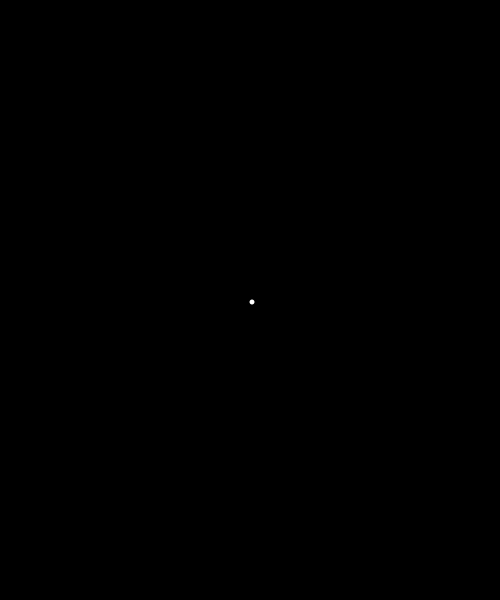
Frame 1 (no input)
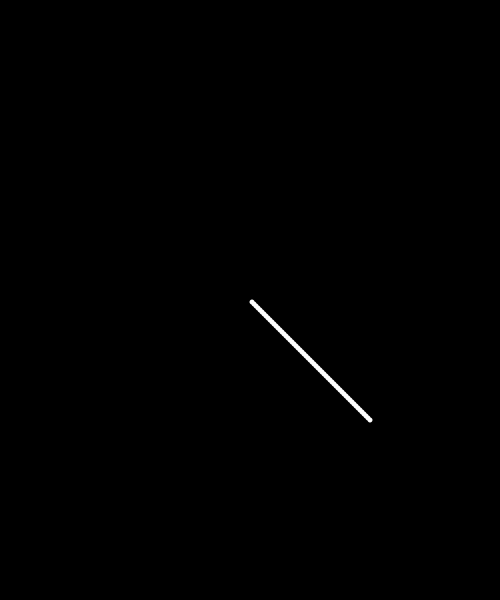
Frame 60 (the mouse pressed at the canvas centre just before this capture)
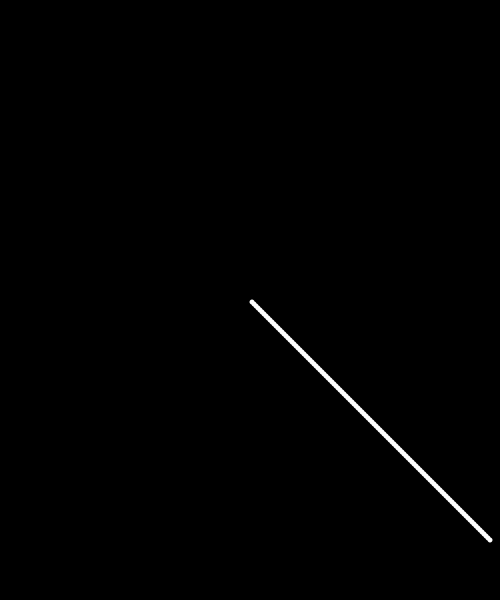
Frame 120 (the mouse held since frame 60 and released just before this capture)

The Processing sketch that drew these frames (run headless with seeded random() and noise(); from frame 60 on, the mouse is pressed at the canvas centre):

// Processing sketch: test1
// ── test1.pde
float x, y;
float xSpeed, ySpeed;

void setup(){
  size(500, 600);
  background(0);
  
  xSpeed = 2;
  ySpeed = 2;
}

void draw(){
  x=x+xSpeed;
  y=y+ySpeed;
  
  if ( x>width/2 || x<0 ) {
  xSpeed = -xSpeed;
  }
  if ( y>height/2 || y<0 ) {
  ySpeed = -ySpeed;
  }
  
  noStroke();
  translate(width/2, height/2);
  ellipse(x, y, 5, 5);
}
